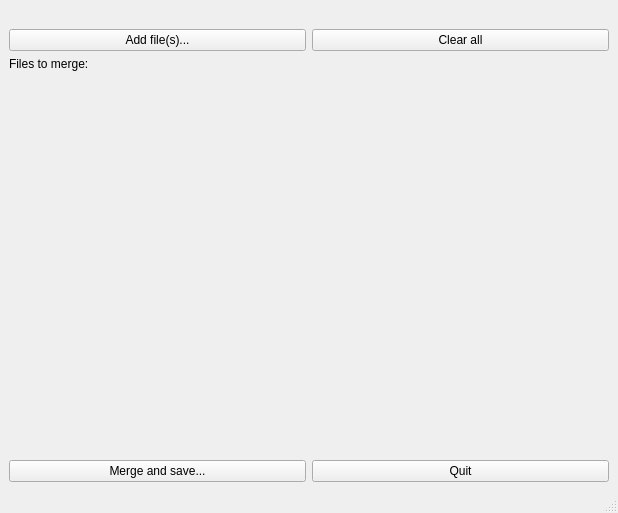
<?xml version="1.0" encoding="UTF-8"?>
<ui version="4.0">
 <class>MainWindow</class>
 <widget class="QMainWindow" name="MainWindow">
  <property name="geometry">
   <rect>
    <x>0</x>
    <y>0</y>
    <width>618</width>
    <height>513</height>
   </rect>
  </property>
  <property name="windowTitle">
   <string>PDF merging tool</string>
  </property>
  <widget class="QWidget" name="centralwidget">
   <layout class="QVBoxLayout" name="verticalLayout">
    <item>
     <layout class="QGridLayout" name="gridLayout">
      <item row="1" column="0">
       <widget class="QPushButton" name="btnAddFiles">
        <property name="text">
         <string>Add file(s)...</string>
        </property>
       </widget>
      </item>
      <item row="5" column="1">
       <widget class="QPushButton" name="btnQuit">
        <property name="text">
         <string>Quit</string>
        </property>
       </widget>
      </item>
      <item row="5" column="0">
       <widget class="QPushButton" name="btnMerge">
        <property name="text">
         <string>Merge and save...</string>
        </property>
       </widget>
      </item>
      <item row="3" column="0" colspan="2">
       <widget class="QLabel" name="lblFiles">
        <property name="enabled">
         <bool>true</bool>
        </property>
        <property name="sizePolicy">
         <sizepolicy hsizetype="Preferred" vsizetype="Expanding">
          <horstretch>0</horstretch>
          <verstretch>0</verstretch>
         </sizepolicy>
        </property>
        <property name="text">
         <string/>
        </property>
        <property name="alignment">
         <set>Qt::AlignLeading|Qt::AlignLeft|Qt::AlignTop</set>
        </property>
       </widget>
      </item>
      <item row="0" column="0">
       <spacer name="verticalSpacer">
        <property name="orientation">
         <enum>Qt::Vertical</enum>
        </property>
        <property name="sizeType">
         <enum>QSizePolicy::Fixed</enum>
        </property>
        <property name="sizeHint" stdset="0">
         <size>
          <width>20</width>
          <height>20</height>
         </size>
        </property>
       </spacer>
      </item>
      <item row="1" column="1">
       <widget class="QPushButton" name="btnClearAll">
        <property name="text">
         <string>Clear all</string>
        </property>
       </widget>
      </item>
      <item row="2" column="0">
       <widget class="QLabel" name="label">
        <property name="sizePolicy">
         <sizepolicy hsizetype="Minimum" vsizetype="Preferred">
          <horstretch>0</horstretch>
          <verstretch>0</verstretch>
         </sizepolicy>
        </property>
        <property name="text">
         <string>Files to merge:</string>
        </property>
        <property name="alignment">
         <set>Qt::AlignLeading|Qt::AlignLeft|Qt::AlignTop</set>
        </property>
       </widget>
      </item>
     </layout>
    </item>
   </layout>
  </widget>
  <widget class="QMenuBar" name="menubar">
   <property name="geometry">
    <rect>
     <x>0</x>
     <y>0</y>
     <width>618</width>
     <height>21</height>
    </rect>
   </property>
  </widget>
  <widget class="QStatusBar" name="statusbar"/>
 </widget>
 <resources/>
 <connections/>
</ui>
